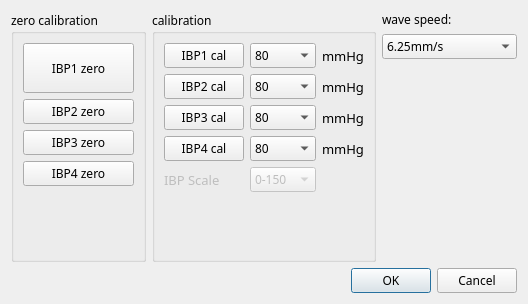
<?xml version="1.0" encoding="UTF-8"?>
<ui version="4.0">
 <class>DialogIBPSet</class>
 <widget class="QDialog" name="DialogIBPSet">
  <property name="geometry">
   <rect>
    <x>0</x>
    <y>0</y>
    <width>528</width>
    <height>304</height>
   </rect>
  </property>
  <property name="font">
   <font>
    <family>微软雅黑</family>
   </font>
  </property>
  <property name="windowTitle">
   <string>Dialog</string>
  </property>
  <layout class="QVBoxLayout" name="verticalLayout_3">
   <item>
    <layout class="QHBoxLayout" name="horizontalLayout">
     <item>
      <widget class="QGroupBox" name="groupBox">
       <property name="title">
        <string>zero calibration</string>
       </property>
       <layout class="QVBoxLayout" name="verticalLayout">
        <item>
         <widget class="QPushButton" name="pushButtonIbp1Zero">
          <property name="minimumSize">
           <size>
            <width>0</width>
            <height>50</height>
           </size>
          </property>
          <property name="text">
           <string>IBP1 zero</string>
          </property>
         </widget>
        </item>
        <item>
         <widget class="QPushButton" name="pushButtonIbp2Zero">
          <property name="text">
           <string>IBP2 zero</string>
          </property>
         </widget>
        </item>
        <item>
         <widget class="QPushButton" name="pushButtonIbp3Zero">
          <property name="text">
           <string>IBP3 zero</string>
          </property>
         </widget>
        </item>
        <item>
         <widget class="QPushButton" name="pushButtonIbp4Zero">
          <property name="text">
           <string>IBP4 zero</string>
          </property>
         </widget>
        </item>
        <item>
         <spacer name="verticalSpacer_2">
          <property name="orientation">
           <enum>Qt::Vertical</enum>
          </property>
          <property name="sizeHint" stdset="0">
           <size>
            <width>20</width>
            <height>40</height>
           </size>
          </property>
         </spacer>
        </item>
       </layout>
      </widget>
     </item>
     <item>
      <widget class="QGroupBox" name="groupBox_2">
       <property name="title">
        <string>calibration</string>
       </property>
       <layout class="QGridLayout" name="gridLayout">
        <item row="2" column="0">
         <widget class="QPushButton" name="pushButtonIbp3Cal">
          <property name="text">
           <string>IBP3 cal</string>
          </property>
         </widget>
        </item>
        <item row="2" column="1">
         <widget class="QComboBox" name="comboBoxIbp3Cal">
          <item>
           <property name="text">
            <string>80</string>
           </property>
          </item>
          <item>
           <property name="text">
            <string>160</string>
           </property>
          </item>
          <item>
           <property name="text">
            <string>240</string>
           </property>
          </item>
          <item>
           <property name="text">
            <string>320</string>
           </property>
          </item>
          <item>
           <property name="text">
            <string>400</string>
           </property>
          </item>
         </widget>
        </item>
        <item row="2" column="2">
         <widget class="QLabel" name="label_3">
          <property name="font">
           <font>
            <pointsize>10</pointsize>
           </font>
          </property>
          <property name="text">
           <string>mmHg</string>
          </property>
         </widget>
        </item>
        <item row="1" column="2">
         <widget class="QLabel" name="label_2">
          <property name="font">
           <font>
            <pointsize>10</pointsize>
           </font>
          </property>
          <property name="text">
           <string>mmHg</string>
          </property>
         </widget>
        </item>
        <item row="3" column="1">
         <widget class="QComboBox" name="comboBoxIbp4Cal">
          <item>
           <property name="text">
            <string>80</string>
           </property>
          </item>
          <item>
           <property name="text">
            <string>160</string>
           </property>
          </item>
          <item>
           <property name="text">
            <string>240</string>
           </property>
          </item>
          <item>
           <property name="text">
            <string>320</string>
           </property>
          </item>
          <item>
           <property name="text">
            <string>400</string>
           </property>
          </item>
         </widget>
        </item>
        <item row="3" column="2">
         <widget class="QLabel" name="label_4">
          <property name="font">
           <font>
            <pointsize>10</pointsize>
           </font>
          </property>
          <property name="text">
           <string>mmHg</string>
          </property>
         </widget>
        </item>
        <item row="0" column="0">
         <widget class="QPushButton" name="pushButtonIbp1Cal">
          <property name="text">
           <string>IBP1 cal</string>
          </property>
         </widget>
        </item>
        <item row="1" column="0">
         <widget class="QPushButton" name="pushButtonIbp2Cal">
          <property name="text">
           <string>IBP2 cal</string>
          </property>
         </widget>
        </item>
        <item row="0" column="2">
         <widget class="QLabel" name="label">
          <property name="font">
           <font>
            <pointsize>10</pointsize>
           </font>
          </property>
          <property name="text">
           <string>mmHg</string>
          </property>
         </widget>
        </item>
        <item row="1" column="1">
         <widget class="QComboBox" name="comboBoxIbp2Cal">
          <item>
           <property name="text">
            <string>80</string>
           </property>
          </item>
          <item>
           <property name="text">
            <string>160</string>
           </property>
          </item>
          <item>
           <property name="text">
            <string>240</string>
           </property>
          </item>
          <item>
           <property name="text">
            <string>320</string>
           </property>
          </item>
          <item>
           <property name="text">
            <string>400</string>
           </property>
          </item>
         </widget>
        </item>
        <item row="0" column="1">
         <widget class="QComboBox" name="comboBoxIbp1Cal">
          <item>
           <property name="text">
            <string>80</string>
           </property>
          </item>
          <item>
           <property name="text">
            <string>160</string>
           </property>
          </item>
          <item>
           <property name="text">
            <string>240</string>
           </property>
          </item>
          <item>
           <property name="text">
            <string>320</string>
           </property>
          </item>
          <item>
           <property name="text">
            <string>400</string>
           </property>
          </item>
         </widget>
        </item>
        <item row="3" column="0">
         <widget class="QPushButton" name="pushButtonIbp4Cal">
          <property name="text">
           <string>IBP4 cal</string>
          </property>
         </widget>
        </item>
        <item row="4" column="1">
         <widget class="QComboBox" name="comboBoxIbpSacle">
          <property name="enabled">
           <bool>false</bool>
          </property>
          <item>
           <property name="text">
            <string>0-150</string>
           </property>
          </item>
          <item>
           <property name="text">
            <string>-25-25</string>
           </property>
          </item>
         </widget>
        </item>
        <item row="4" column="0">
         <widget class="QLabel" name="label_5">
          <property name="enabled">
           <bool>false</bool>
          </property>
          <property name="font">
           <font>
            <pointsize>10</pointsize>
           </font>
          </property>
          <property name="text">
           <string>IBP Scale</string>
          </property>
         </widget>
        </item>
        <item row="5" column="0">
         <spacer name="verticalSpacer_3">
          <property name="orientation">
           <enum>Qt::Vertical</enum>
          </property>
          <property name="sizeHint" stdset="0">
           <size>
            <width>20</width>
            <height>40</height>
           </size>
          </property>
         </spacer>
        </item>
       </layout>
      </widget>
     </item>
     <item>
      <layout class="QVBoxLayout" name="verticalLayout_2">
       <item>
        <widget class="QLabel" name="label_6">
         <property name="text">
          <string>wave speed:</string>
         </property>
        </widget>
       </item>
       <item>
        <widget class="QComboBox" name="comboBoxWaveSpeed">
         <item>
          <property name="text">
           <string>6.25mm/s</string>
          </property>
         </item>
         <item>
          <property name="text">
           <string>12.5mm/s</string>
          </property>
         </item>
         <item>
          <property name="text">
           <string>25mm/s</string>
          </property>
         </item>
         <item>
          <property name="text">
           <string>50mm/s</string>
          </property>
         </item>
         <item>
          <property name="text">
           <string>100mm/s</string>
          </property>
         </item>
         <item>
          <property name="text">
           <string>full speed</string>
          </property>
         </item>
        </widget>
       </item>
       <item>
        <spacer name="verticalSpacer">
         <property name="orientation">
          <enum>Qt::Vertical</enum>
         </property>
         <property name="sizeHint" stdset="0">
          <size>
           <width>20</width>
           <height>40</height>
          </size>
         </property>
        </spacer>
       </item>
      </layout>
     </item>
    </layout>
   </item>
   <item>
    <widget class="QDialogButtonBox" name="buttonBox">
     <property name="orientation">
      <enum>Qt::Horizontal</enum>
     </property>
     <property name="standardButtons">
      <set>QDialogButtonBox::Cancel|QDialogButtonBox::Ok</set>
     </property>
    </widget>
   </item>
  </layout>
 </widget>
 <resources/>
 <connections>
  <connection>
   <sender>buttonBox</sender>
   <signal>accepted()</signal>
   <receiver>DialogIBPSet</receiver>
   <slot>accept()</slot>
   <hints>
    <hint type="sourcelabel">
     <x>248</x>
     <y>254</y>
    </hint>
    <hint type="destinationlabel">
     <x>157</x>
     <y>274</y>
    </hint>
   </hints>
  </connection>
  <connection>
   <sender>buttonBox</sender>
   <signal>rejected()</signal>
   <receiver>DialogIBPSet</receiver>
   <slot>reject()</slot>
   <hints>
    <hint type="sourcelabel">
     <x>316</x>
     <y>260</y>
    </hint>
    <hint type="destinationlabel">
     <x>286</x>
     <y>274</y>
    </hint>
   </hints>
  </connection>
 </connections>
</ui>
